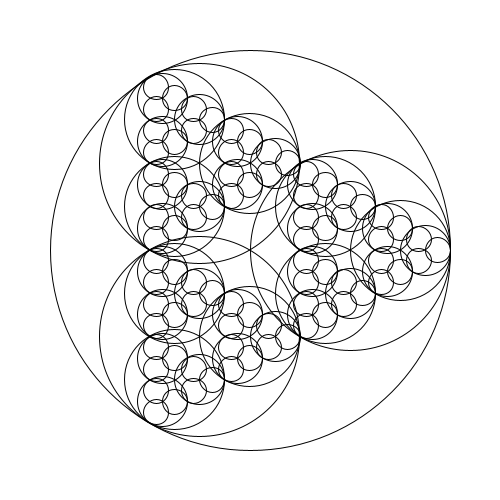
Frame 1 (no input)
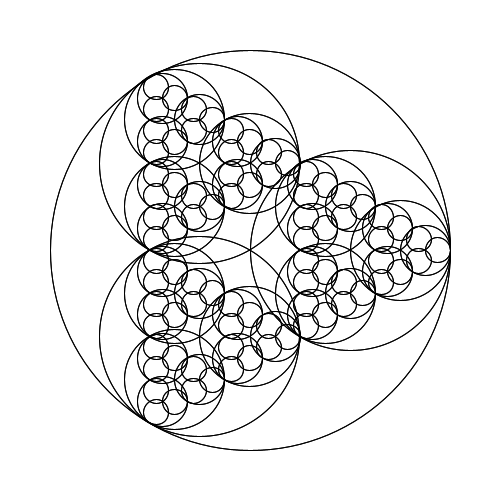
Frame 2 (the mouse pressed at the canvas centre, redrawn once)

The Processing sketch that drew these frames (run headless with seeded random() and noise(); the mouse was pressed at the canvas centre and the sketch redrawn once):

// Processing sketch: ex4_2_4
// ── ex4_2_4.pde
void setup() {
  size(500, 500);
  background(255);
  stroke(color(0,0,0));
  noFill();
  noLoop();
}

void draw(){
  Maru(5,250, 250, 200);
  save("ex4_2_4.jpg");
}

void Maru(int n, float x, float y, float r) {
  ellipse(x, y, r*2, r*2);
  if (n>1) {
    Maru(n-1,x+r/2,y,r/2 ); //右側の円
    Maru(n-1,x-((r/2)*cos(3.141592/180*60)),y+((r/2)*sin(3.141592/180*60)),r/2 ); //左側の円
    Maru(n-1,x-((r/2)*cos(3.141592/180*60)),y-((r/2)*sin(3.14592/180*60)),r/2);
  }
}
